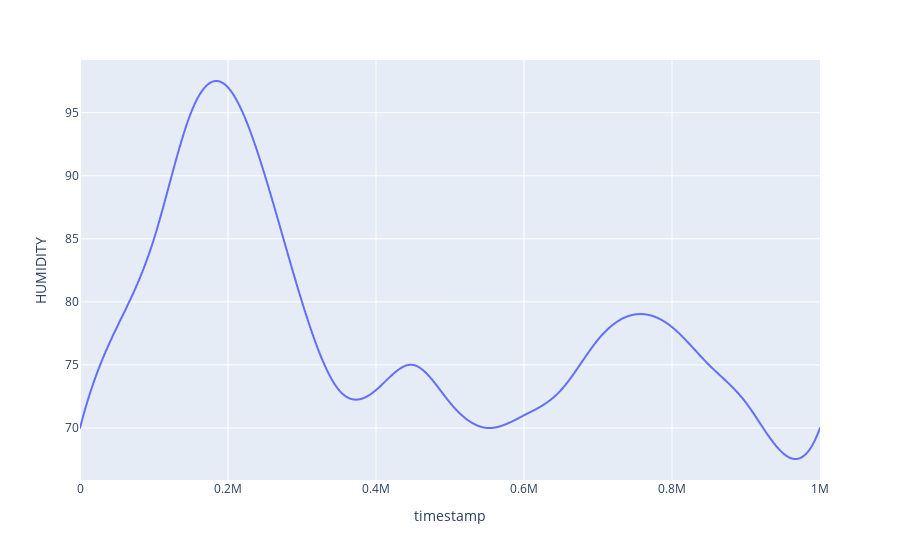

Write notebook code for a chart like this one.
### Code cell
px.line(df, x='timestamp', y='HUMIDITY')

### Figure 1 — Plotly figure (JSON) as saved in the notebook; plotly's stock layout.template omitted (floating-point values rounded to 4 significant figures; data arrays with more than 128 entries replaced by an {"elided": "..."} marker saying what was removed)
{"data": [{"hovertemplate": "timestamp=%{x}<br>HUMIDITY=%{y}<extra></extra>", "legendgroup": "", "line": {"color": "#636efa", "dash": "solid"}, "marker": {"symbol": "circle"}, "mode": "lines", "name": "", "showlegend": false, "type": "scattergl", "x": {"elided": "10001 int values"}, "xaxis": "x", "y": {"elided": "10001 float values"}, "yaxis": "y"}], "layout": {"legend": {"tracegroupgap": 0}, "margin": {"t": 60}, "xaxis": {"anchor": "y", "domain": [0, 1], "title": {"text": "timestamp"}}, "yaxis": {"anchor": "x", "domain": [0, 1], "title": {"text": "HUMIDITY"}}}}
